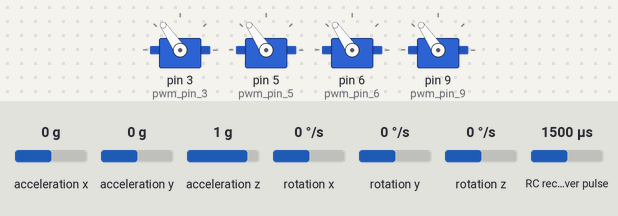
Recording of a sketch running on a simulated Arduino Uno, built with avr-gcc and run on an emulated ATmega328P. Shown: 4 × servo. Wiring (inferred from the names in the program): RC receiver channel: data pin 7. The test bench sets the inputs (shaded band); at power-on: acceleration x 0 g, acceleration y 0 g, RC receiver pulse 1500 µs, acceleration z 1 g, rotation x 0 °/s, rotation y 0 °/s, rotation z 0 °/s. What the sketch prints to the serial monitor is not drawn.

Above: at 5.2 s.
5.3 s: acceleration x set to -1.4 g
8.3 s: acceleration y set to 0.8 g
11.3 s: RC receiver pulse (sensor on pin 7) set to 1020 µs
At 12.2 s:
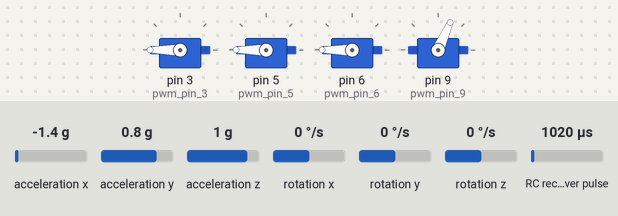
12.8 s: acceleration y set to -1.4 g
At 13.7 s:
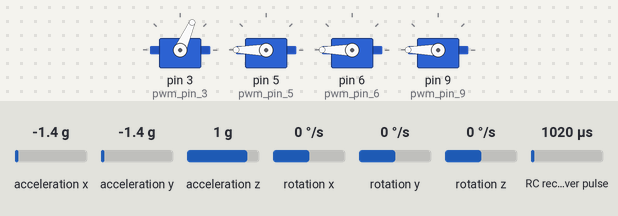
15.8 s: RC receiver pulse (sensor on pin 7) set to 1250 µs
At 17.0 s:
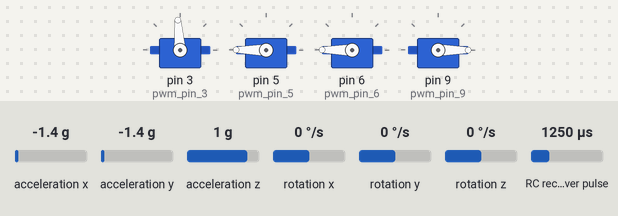
17.3 s: acceleration x set to 0 g
At 17.9 s:
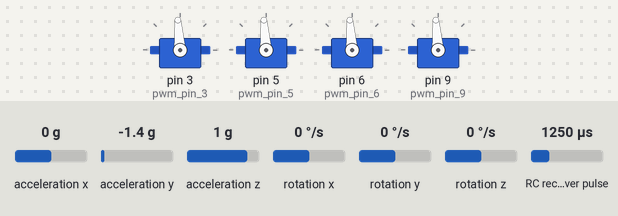
Timing chart, 0 to 47.7 s (numbered marks = the images above; inputs shaded):
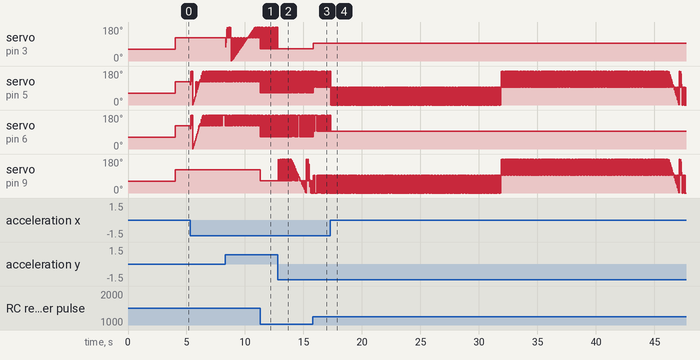

Measured:
- after the input at 11.3 s, servo on pin 9 (pwm_pin_9): 124° → 66° at once
- after the input at 12.8 s, servo on pin 3 (pwm_pin_3): goes on until 12.8 s, then stays 66°
- after the input at 15.8 s, servo on pin 3 (pwm_pin_3): 66° → 94° at once
- after the input at 17.3 s, servo on pin 6 (pwm_pin_6): goes on until 17.3 s, then stays 94°

The sketch:

full_flight_controller_program_v2.ino
```cpp
#include <Servo.h>


#include "Wire.h"
#include <MPU6050_light.h>

MPU6050 mpu(Wire);
unsigned long timer = 0;


int channel_1_pwm_pin = 4;
int channel_2_pwm_pin = 8;
int channel_3_pwn_pin = 7;
int channel_4_pwm_pin = 2;
int pwm_pin_3 =3;
int pwm_pin_5 =5;
int pwm_pin_6 =6;
int pwm_pin_9 =9;
int min_speed = 64;
int off_value = 63;
int off_value_3 = 63;
int medium_speed = 90;
int max_speed = 180;

int reciever_degree = 0;

int p_gain = 1;
int i_gain = 1 ;
int d_gain = 0;
int p_output = 0;
int i_output = 0;
int d_output = 0;
int pitch_prev = 0;
int pid_output = 0;
int pid_output2 = 0;
int reciever_degree_prev = 0;

int p_gain2 = 1;
int i_gain2 = 1;
int d_gain2 = 0;
int p_output2 = 0;
int i_output2 = 0;
int d_output2 = 0;
int roll_prev = 0;
int reciever_degree_prev2 = 0;
float pitch;
float roll;
float yaw;
unsigned long channel_1_signal_time;
unsigned long channel_2_signal_time;
unsigned long channel_3_signal_time;
unsigned long channel_4_signal_time;

Servo bm1;
Servo bm2;
Servo bm3;
Servo bm4;


void setup() {
  Serial.begin(9600);
  pinMode(channel_1_pwm_pin,INPUT);
  pinMode(channel_1_pwm_pin,INPUT);
  pinMode(channel_1_pwm_pin,INPUT);
  pinMode(channel_1_pwm_pin,INPUT);
  pinMode(pwm_pin_3, OUTPUT);
  pinMode(pwm_pin_5, OUTPUT);
  pinMode(pwm_pin_6, OUTPUT);
  pinMode(pwm_pin_9, OUTPUT);
  bm1.attach(pwm_pin_3);
  bm2.attach(pwm_pin_5);
  bm3.attach(pwm_pin_6);
  bm4.attach(pwm_pin_9);
  //arm the escs
  bm1.write(off_value_3);
  bm2.write(off_value_3);
  bm3.write(off_value_3);
  bm4.write(off_value_3);
  delay(2000);

  Wire.begin();

  byte status = mpu.begin();
  Serial.print(F("MPU6050 status: "));
  Serial.println(status);
  while(status!=0){ } // stop everything if could not connect to MPU6050

  Serial.println(F("Calculating offsets, do not move MPU6050"));
  delay(1000);
  mpu.calcOffsets(); // gyro and accelero
  Serial.println("Done!\n");


}

void loop(){
    channel_3_signal_time = pulseIn(channel_3_pwn_pin, HIGH);
    off_value = map(channel_3_signal_time,992,1968,63,180);

    bm1.write(off_value);
    bm2.write(off_value);
    bm3.write(off_value);
    bm4.write(off_value);
    if((millis()-timer)>10){
      mpu.update();
      pitch = mpu.getAngleX();
      roll = mpu.getAngleY();
      Serial.print("pitch: ");

      Serial.print(pitch);
      Serial.print("\n");
      Serial.print("roll: ");
      Serial.print(roll);
      Serial.print("\n");
    }
    p_output = pitch-(0)*p_gain;
    i_output = i_output+(pitch-(0)*i_gain);
    d_output = (pitch-0-pitch_prev+reciever_degree_prev)*d_gain;
    pitch_prev = pitch;
    reciever_degree_prev = 0;
    pid_output = p_output+i_output+d_output;
    if (pitch > 0){
      bm1.write(pid_output);
      bm3.write(pid_output);
    }
    if (pitch < 0){
      bm4.write(pid_output);
      bm2.write(pid_output);
    }
    p_output2 = roll-(0)*p_gain2;
    i_output2 = i_output2+(roll-(0)*i_gain2);
    d_output2 = (roll-0-roll_prev+reciever_degree_prev2)*d_gain2;
    roll_prev = roll;
    reciever_degree_prev2 = 0;
    pid_output2 = p_output2+i_output2+d_output2;
    if (roll > 0){
      bm2.write(pid_output2);
      bm3.write(pid_output2);
    }
    if (roll < 0){
      bm1.write(pid_output2);
      bm4.write(pid_output2);
    }
}
```
